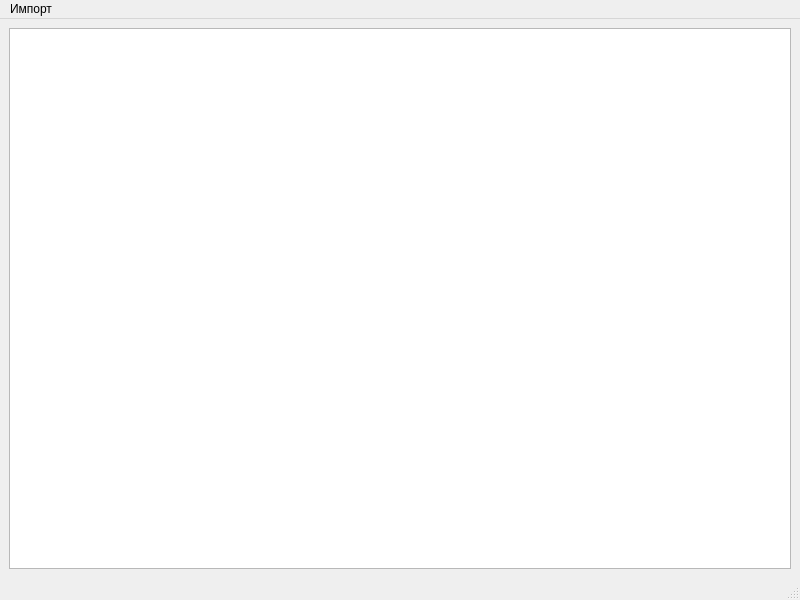
<?xml version="1.0" encoding="UTF-8"?>
<ui version="4.0">
 <class>MainWindow</class>
 <widget class="QMainWindow" name="MainWindow">
  <property name="geometry">
   <rect>
    <x>0</x>
    <y>0</y>
    <width>800</width>
    <height>600</height>
   </rect>
  </property>
  <property name="windowTitle">
   <string>MainWindow</string>
  </property>
  <widget class="QWidget" name="centralwidget">
   <layout class="QGridLayout" name="gridLayout">
    <item row="0" column="0">
     <widget class="QListWidget" name="sbddListWidget"/>
    </item>
   </layout>
  </widget>
  <widget class="QMenuBar" name="menubar">
   <property name="geometry">
    <rect>
     <x>0</x>
     <y>0</y>
     <width>800</width>
     <height>22</height>
    </rect>
   </property>
   <widget class="QMenu" name="menu">
    <property name="title">
     <string>Импорт</string>
    </property>
    <addaction name="import_pla"/>
    <addaction name="import_formulas"/>
   </widget>
   <addaction name="menu"/>
  </widget>
  <widget class="QStatusBar" name="statusbar"/>
  <action name="import_pla">
   <property name="text">
    <string>Из pla файла</string>
   </property>
  </action>
  <action name="import_formulas">
   <property name="text">
    <string>Из системы формул</string>
   </property>
  </action>
 </widget>
 <resources/>
 <connections/>
</ui>
